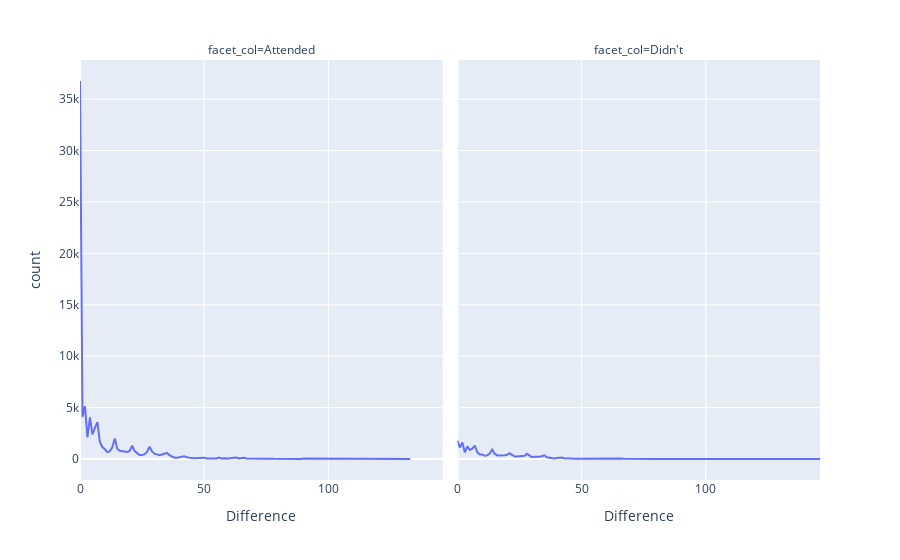

This figure's notebook cell:
### Code cell
by_difference = df.groupby('Difference')['No-show'].value_counts().reset_index().sort_values('Difference')
by_difference['Difference'] = by_difference['Difference']
px.line(by_difference,x = 'Difference', y = 'count', facet_col = by_difference['No-show'].apply(lambda x : "Attended" if x == 0 else "Didn't"))

### Figure 1 — Plotly figure (JSON) as saved in the notebook; plotly's stock layout.template omitted (floating-point values rounded to 4 significant figures)
{"data": [{"hovertemplate": "facet_col=Attended<br>Difference=%{x}<br>count=%{y}<extra></extra>", "legendgroup": "", "line": {"color": "#636efa", "dash": "solid"}, "marker": {"symbol": "circle"}, "mode": "lines", "name": "", "orientation": "v", "showlegend": false, "type": "scatter", "x": [0, 1, 2, 3, 4, 5, 6, 7, 8, 9, 10, 11, 12, 13, 14, 15, 16, 17, 18, 19, 20, 21, 22, 23, 24, 25, 26, 27, 28, 29, 30, 31, 32, 33, 34, 35, 36, 37, 38, 39, 40, 41, 42, 43, 44, 45, 46, 47, 48, 49, 50, 51, 52, 53, 54, 55, 56, 57, 58, 59, 60, 61, 62, 63, 64, 65, 66, 67, 68, 69, 70, 71, 72, 73, 74, 75, 76, 77, 78, 79, 80, 81, 82, 83, 84, 85, 86, 87, 88, 89, 90, 91, 92, 93, 94, 95, 96, 97, 98, 101, 102, 103, 104, 105, 107, 108, 109, 110, 111, 112, 115, 117, 119, 122, 123, 125, 127, 133], "xaxis": "x", "y": [36770, 4100, 5123, 2093, 4059, 2405, 3036, 3597, 1662, 1165, 951, 675, 762, 1146, 2000, 1001, 800, 757, 709, 681, 779, 1286, 769, 546, 387, 381, 468, 693, 1203, 733, 517, 452, 380, 442, 538, 604, 380, 212, 131, 115, 151, 221, 263, 178, 110, 87, 77, 76, 83, 141, 133, 58, 67, 63, 46, 60, 152, 61, 74, 57, 42, 104, 153, 147, 47, 68, 114, 44, 47, 71, 77, 39, 37, 24, 26, 50, 45, 35, 20, 14, 10, 6, 1, 7, 42, 29, 5, 11, 11, 10, 44, 44, 3, 2, 2, 4, 3, 2, 4, 1, 3, 2, 2, 4, 2, 5, 5, 1, 4, 5, 2, 1, 4, 3, 1, 1, 1, 7], "yaxis": "y"}, {"hovertemplate": "facet_col=Didn't<br>Difference=%{x}<br>count=%{y}<extra></extra>", "legendgroup": "", "line": {"color": "#636efa", "dash": "solid"}, "marker": {"symbol": "circle"}, "mode": "lines", "name": "", "orientation": "v", "showlegend": false, "type": "scatter", "x": [0, 1, 2, 3, 4, 5, 6, 7, 8, 9, 10, 11, 12, 13, 14, 15, 16, 17, 18, 19, 20, 21, 22, 23, 24, 25, 26, 27, 28, 29, 30, 31, 32, 33, 34, 35, 36, 37, 38, 39, 40, 41, 42, 43, 44, 45, 46, 47, 48, 49, 50, 51, 52, 53, 54, 55, 56, 57, 58, 59, 60, 61, 62, 63, 64, 65, 66, 67, 68, 69, 70, 71, 72, 73, 74, 75, 76, 77, 78, 79, 80, 81, 83, 84, 85, 86, 87, 88, 89, 90, 91, 95, 96, 98, 102, 103, 104, 110, 111, 126, 132, 133, 139, 142, 146], "xaxis": "x2", "y": [1792, 1113, 1602, 644, 1231, 872, 1001, 1309, 670, 440, 440, 312, 353, 536, 913, 502, 351, 350, 312, 363, 408, 575, 404, 276, 235, 256, 263, 320, 503, 356, 187, 220, 206, 222, 270, 359, 171, 119, 68, 55, 103, 121, 154, 76, 47, 50, 44, 33, 34, 75, 49, 33, 23, 33, 27, 49, 51, 37, 36, 33, 31, 31, 40, 53, 28, 29, 48, 19, 23, 34, 35, 11, 16, 13, 13, 22, 20, 18, 13, 9, 8, 4, 1, 12, 8, 1, 5, 5, 7, 14, 12, 1, 1, 1, 1, 3, 6, 1, 1, 1, 1, 4, 1, 2, 1], "yaxis": "y2"}], "layout": {"annotations": [{"font": {}, "showarrow": false, "text": "facet_col=Attended", "x": 0.245, "xanchor": "center", "xref": "paper", "y": 1, "yanchor": "bottom", "yref": "paper"}, {"font": {}, "showarrow": false, "text": "facet_col=Didn't", "x": 0.755, "xanchor": "center", "xref": "paper", "y": 1, "yanchor": "bottom", "yref": "paper"}], "legend": {"tracegroupgap": 0}, "margin": {"t": 60}, "xaxis": {"anchor": "y", "domain": [0, 0.49], "title": {"text": "Difference"}}, "xaxis2": {"anchor": "y2", "domain": [0.51, 1], "matches": "x", "title": {"text": "Difference"}}, "yaxis": {"anchor": "x", "domain": [0, 1], "title": {"text": "count"}}, "yaxis2": {"anchor": "x2", "domain": [0, 1], "matches": "y", "showticklabels": false}}}
